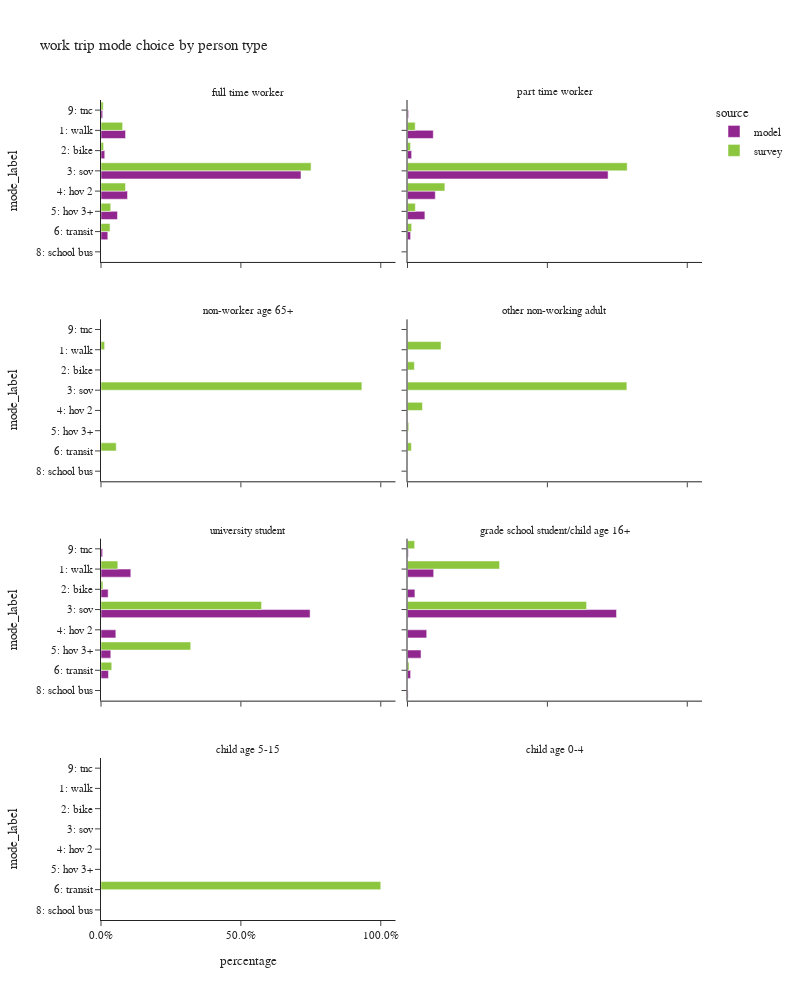

Notebook code for this chart:
### Code cell
plot_mode_choice(wk_trip,"pptyp_label",
                 {"pptyp_label":["full time worker","part time worker","non-worker age 65+","other non-working adult",
                                 "university student","grade school student/child age 16+","child age 5-15","child age 0-4"],
                  "mode_label":["1: walk","2: bike","3: sov","4: hov 2","5: hov 3+","6: transit",
                                   "8: school bus","9: other–survey only"]},
                  "person type",2,1000)

### Figure 1 — Plotly figure (JSON) as saved in the notebook; plotly's stock layout.template omitted (floating-point values rounded to 4 significant figures)
{"data": [{"alignmentgroup": "True", "customdata": [[153078], [23388], [1247074], [165407], [102759], [42458], [10493]], "hovertemplate": "source=model<br>pptyp_label=full time worker<br>percentage=%{x}<br>mode_label=%{y}<br>sample count=%{customdata[0]}<extra></extra>", "legendgroup": "model", "marker": {"color": "#91268F", "pattern": {"shape": ""}}, "name": "model", "offsetgroup": "model", "orientation": "h", "showlegend": true, "textposition": "auto", "type": "bar", "x": [0.08774, 0.01341, 0.7148, 0.09481, 0.0589, 0.02434, 0.006014], "xaxis": "x7", "y": ["1: walk", "2: bike", "3: sov", "4: hov 2", "5: hov 3+", "6: transit", "9: tnc"], "yaxis": "y7"}, {"alignmentgroup": "True", "customdata": [[29561], [4724], [230057], [31888], [19918], [3535], [1176]], "hovertemplate": "source=model<br>pptyp_label=part time worker<br>percentage=%{x}<br>mode_label=%{y}<br>sample count=%{customdata[0]}<extra></extra>", "legendgroup": "model", "marker": {"color": "#91268F", "pattern": {"shape": ""}}, "name": "model", "offsetgroup": "model", "orientation": "h", "showlegend": false, "textposition": "auto", "type": "bar", "x": [0.09213, 0.01472, 0.717, 0.09938, 0.06208, 0.01102, 0.003665], "xaxis": "x8", "y": ["1: walk", "2: bike", "3: sov", "4: hov 2", "5: hov 3+", "6: transit", "9: tnc"], "yaxis": "y8"}, {"alignmentgroup": "True", "customdata": [[6715], [1609], [47105], [3344], [2205], [1684], [364]], "hovertemplate": "source=model<br>pptyp_label=university student<br>percentage=%{x}<br>mode_label=%{y}<br>sample count=%{customdata[0]}<extra></extra>", "legendgroup": "model", "marker": {"color": "#91268F", "pattern": {"shape": ""}}, "name": "model", "offsetgroup": "model", "orientation": "h", "showlegend": false, "textposition": "auto", "type": "bar", "x": [0.1065, 0.02553, 0.7474, 0.05306, 0.03499, 0.02672, 0.005775], "xaxis": "x3", "y": ["1: walk", "2: bike", "3: sov", "4: hov 2", "5: hov 3+", "6: transit", "9: tnc"], "yaxis": "y3"}, {"alignmentgroup": "True", "customdata": [[2203], [623], [17589], [1616], [1137], [262], [50], [62]], "hovertemplate": "source=model<br>pptyp_label=grade school student/child age 16+<br>percentage=%{x}<br>mode_label=%{y}<br>sample count=%{customdata[0]}<extra></extra>", "legendgroup": "model", "marker": {"color": "#91268F", "pattern": {"shape": ""}}, "name": "model", "offsetgroup": "model", "orientation": "h", "showlegend": false, "textposition": "auto", "type": "bar", "x": [0.09358, 0.02646, 0.7471, 0.06864, 0.0483, 0.01113, 0.002124, 0.002634], "xaxis": "x4", "y": ["1: walk", "2: bike", "3: sov", "4: hov 2", "5: hov 3+", "6: transit", "8: school bus", "9: tnc"], "yaxis": "y4"}, {"alignmentgroup": "True", "customdata": [[290], [103], [1326], [103], [48], [208], [11]], "hovertemplate": "source=survey<br>pptyp_label=full time worker<br>percentage=%{x}<br>mode_label=%{y}<br>sample count=%{customdata[0]}<extra></extra>", "legendgroup": "survey", "marker": {"color": "#8CC63E", "pattern": {"shape": ""}}, "name": "survey", "offsetgroup": "survey", "orientation": "h", "showlegend": true, "textposition": "auto", "type": "bar", "x": [0.0773, 0.00923, 0.7509, 0.08757, 0.03482, 0.03225, 0.00792], "xaxis": "x7", "y": ["1: walk", "2: bike", "3: sov", "4: hov 2", "5: hov 3+", "6: transit", "9: tnc"], "yaxis": "y7"}, {"alignmentgroup": "True", "customdata": [[35], [17], [231], [31], [7], [23], [2]], "hovertemplate": "source=survey<br>pptyp_label=part time worker<br>percentage=%{x}<br>mode_label=%{y}<br>sample count=%{customdata[0]}<extra></extra>", "legendgroup": "survey", "marker": {"color": "#8CC63E", "pattern": {"shape": ""}}, "name": "survey", "offsetgroup": "survey", "orientation": "h", "showlegend": false, "textposition": "auto", "type": "bar", "x": [0.02748, 0.01081, 0.7852, 0.1335, 0.02799, 0.01483, 0.0001284], "xaxis": "x8", "y": ["1: walk", "2: bike", "3: sov", "4: hov 2", "5: hov 3+", "6: transit", "9: tnc"], "yaxis": "y8"}, {"alignmentgroup": "True", "customdata": [[1], [5], [1]], "hovertemplate": "source=survey<br>pptyp_label=non-worker age 65+<br>percentage=%{x}<br>mode_label=%{y}<br>sample count=%{customdata[0]}<extra></extra>", "legendgroup": "survey", "marker": {"color": "#8CC63E", "pattern": {"shape": ""}}, "name": "survey", "offsetgroup": "survey", "orientation": "h", "showlegend": false, "textposition": "auto", "type": "bar", "x": [0.01301, 0.9325, 0.05447], "xaxis": "x5", "y": ["1: walk", "3: sov", "6: transit"], "yaxis": "y5"}, {"alignmentgroup": "True", "customdata": [[2], [1], [10], [2], [2], [4]], "hovertemplate": "source=survey<br>pptyp_label=other non-working adult<br>percentage=%{x}<br>mode_label=%{y}<br>sample count=%{customdata[0]}<extra></extra>", "legendgroup": "survey", "marker": {"color": "#8CC63E", "pattern": {"shape": ""}}, "name": "survey", "offsetgroup": "survey", "orientation": "h", "showlegend": false, "textposition": "auto", "type": "bar", "x": [0.1198, 0.02448, 0.784, 0.05348, 0.004463, 0.01382], "xaxis": "x6", "y": ["1: walk", "2: bike", "3: sov", "4: hov 2", "5: hov 3+", "6: transit"], "yaxis": "y6"}, {"alignmentgroup": "True", "customdata": [[19], [2], [17], [3], [10]], "hovertemplate": "source=survey<br>pptyp_label=university student<br>percentage=%{x}<br>mode_label=%{y}<br>sample count=%{customdata[0]}<extra></extra>", "legendgroup": "survey", "marker": {"color": "#8CC63E", "pattern": {"shape": ""}}, "name": "survey", "offsetgroup": "survey", "orientation": "h", "showlegend": false, "textposition": "auto", "type": "bar", "x": [0.06014, 0.0068, 0.5739, 0.3207, 0.03846], "xaxis": "x3", "y": ["1: walk", "2: bike", "3: sov", "5: hov 3+", "6: transit"], "yaxis": "y3"}, {"alignmentgroup": "True", "customdata": [[2], [8], [1], [1]], "hovertemplate": "source=survey<br>pptyp_label=grade school student/child age 16+<br>percentage=%{x}<br>mode_label=%{y}<br>sample count=%{customdata[0]}<extra></extra>", "legendgroup": "survey", "marker": {"color": "#8CC63E", "pattern": {"shape": ""}}, "name": "survey", "offsetgroup": "survey", "orientation": "h", "showlegend": false, "textposition": "auto", "type": "bar", "x": [0.329, 0.6401, 0.005255, 0.02561], "xaxis": "x4", "y": ["1: walk", "3: sov", "6: transit", "9: tnc"], "yaxis": "y4"}, {"alignmentgroup": "True", "customdata": [[1]], "hovertemplate": "source=survey<br>pptyp_label=child age 5-15<br>percentage=%{x}<br>mode_label=%{y}<br>sample count=%{customdata[0]}<extra></extra>", "legendgroup": "survey", "marker": {"color": "#8CC63E", "pattern": {"shape": ""}}, "name": "survey", "offsetgroup": "survey", "orientation": "h", "showlegend": false, "textposition": "auto", "type": "bar", "x": [1.0], "xaxis": "x", "y": ["6: transit"], "yaxis": "y"}], "layout": {"annotations": [{"font": {}, "showarrow": false, "text": "child age 5-15", "x": 0.245, "xanchor": "center", "xref": "paper", "y": 0.1975, "yanchor": "bottom", "yref": "paper"}, {"font": {}, "showarrow": false, "text": "child age 0-4", "x": 0.755, "xanchor": "center", "xref": "paper", "y": 0.1975, "yanchor": "bottom", "yref": "paper"}, {"font": {}, "showarrow": false, "text": "university student", "x": 0.245, "xanchor": "center", "xref": "paper", "y": 0.465, "yanchor": "bottom", "yref": "paper"}, {"font": {}, "showarrow": false, "text": "grade school student/child age 16+", "x": 0.755, "xanchor": "center", "xref": "paper", "y": 0.465, "yanchor": "bottom", "yref": "paper"}, {"font": {}, "showarrow": false, "text": "non-worker age 65+", "x": 0.245, "xanchor": "center", "xref": "paper", "y": 0.7325, "yanchor": "bottom", "yref": "paper"}, {"font": {}, "showarrow": false, "text": "other non-working adult", "x": 0.755, "xanchor": "center", "xref": "paper", "y": 0.7325, "yanchor": "bottom", "yref": "paper"}, {"font": {}, "showarrow": false, "text": "full time worker", "x": 0.245, "xanchor": "center", "xref": "paper", "y": 1.0, "yanchor": "bottom", "yref": "paper"}, {"font": {}, "showarrow": false, "text": "part time worker", "x": 0.755, "xanchor": "center", "xref": "paper", "y": 1.0, "yanchor": "bottom", "yref": "paper"}], "barmode": "group", "height": 1000, "legend": {"title": {"text": "source"}, "tracegroupgap": 0}, "title": {"text": "work trip mode choice by person type"}, "width": 800, "xaxis": {"anchor": "y", "domain": [0.0, 0.49], "tickformat": ".1%", "title": {"text": "percentage"}}, "xaxis2": {"anchor": "y2", "domain": [0.51, 1.0], "matches": "x", "tickformat": ".1%", "title": {"text": "percentage"}}, "xaxis3": {"anchor": "y3", "domain": [0.0, 0.49], "matches": "x", "showticklabels": false, "tickformat": ".1%"}, "xaxis4": {"anchor": "y4", "domain": [0.51, 1.0], "matches": "x", "showticklabels": false, "tickformat": ".1%"}, "xaxis5": {"anchor": "y5", "domain": [0.0, 0.49], "matches": "x", "showticklabels": false, "tickformat": ".1%"}, "xaxis6": {"anchor": "y6", "domain": [0.51, 1.0], "matches": "x", "showticklabels": false, "tickformat": ".1%"}, "xaxis7": {"anchor": "y7", "domain": [0.0, 0.49], "matches": "x", "showticklabels": false, "tickformat": ".1%"}, "xaxis8": {"anchor": "y8", "domain": [0.51, 1.0], "matches": "x", "showticklabels": false, "tickformat": ".1%"}, "yaxis": {"anchor": "x", "categoryarray": ["9: other–survey only", "8: school bus", "6: transit", "5: hov 3+", "4: hov 2", "3: sov", "2: bike", "1: walk"], "categoryorder": "array", "domain": [0.0, 0.1975], "title": {"text": "mode_label"}}, "yaxis2": {"anchor": "x2", "domain": [0.0, 0.1975], "matches": "y", "showticklabels": false}, "yaxis3": {"anchor": "x3", "categoryarray": ["9: other–survey only", "8: school bus", "6: transit", "5: hov 3+", "4: hov 2", "3: sov", "2: bike", "1: walk"], "categoryorder": "array", "domain": [0.2675, 0.465], "matches": "y", "title": {"text": "mode_label"}}, "yaxis4": {"anchor": "x4", "domain": [0.2675, 0.465], "matches": "y", "showticklabels": false}, "yaxis5": {"anchor": "x5", "categoryarray": ["9: other–survey only", "8: school bus", "6: transit", "5: hov 3+", "4: hov 2", "3: sov", "2: bike", "1: walk"], "categoryorder": "array", "domain": [0.535, 0.7325], "matches": "y", "title": {"text": "mode_label"}}, "yaxis6": {"anchor": "x6", "domain": [0.535, 0.7325], "matches": "y", "showticklabels": false}, "yaxis7": {"anchor": "x7", "categoryarray": ["9: other–survey only", "8: school bus", "6: transit", "5: hov 3+", "4: hov 2", "3: sov", "2: bike", "1: walk"], "categoryorder": "array", "domain": [0.8025, 1.0], "matches": "y", "title": {"text": "mode_label"}}, "yaxis8": {"anchor": "x8", "domain": [0.8025, 1.0], "matches": "y", "showticklabels": false}}}
